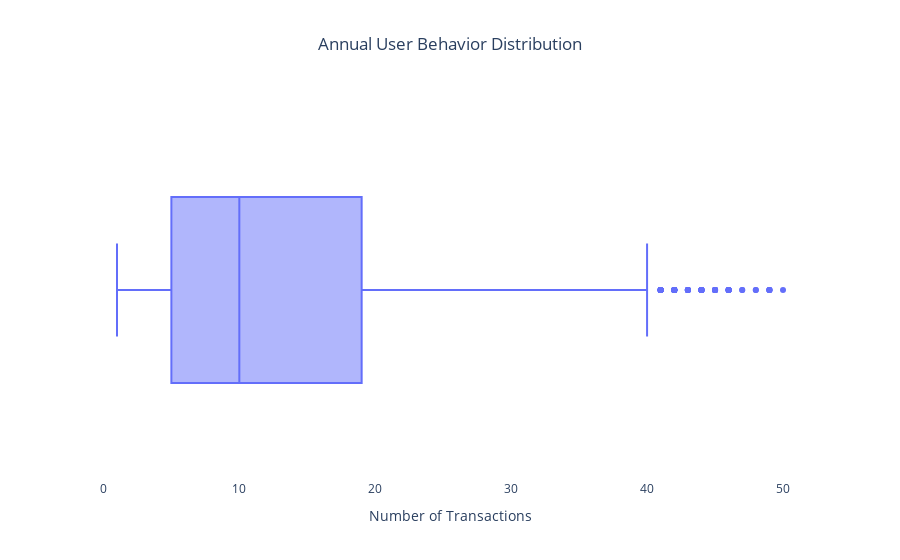

The notebook cell this image was saved under:
### Markdown cell above
# What is the behaviour of my ideal customer?

### Code cell
customer_txns = data.groupby('customerID')['txn_ID'].count().reset_index()

fig = px.box(customer_txns, x='txn_ID',
              orientation = 'h',
              title='Annual User Behavior Distribution')

fig.update_layout(
    yaxis_title='',
    xaxis_title='Number of Transactions',
    plot_bgcolor='white',
    paper_bgcolor='white',
    title_x = 0.5
)

fig.show()

### Figure 1 — Plotly figure (JSON) as saved in the notebook; plotly's stock layout.template omitted (floating-point values rounded to 4 significant figures; data arrays with more than 128 entries replaced by an {"elided": "..."} marker saying what was removed)
{"data": [{"alignmentgroup": "True", "hovertemplate": "txn_ID=%{x}<extra></extra>", "legendgroup": "", "marker": {"color": "#636efa"}, "name": "", "notched": false, "offsetgroup": "", "orientation": "h", "showlegend": false, "type": "box", "x": {"elided": "4455 int values"}, "x0": " ", "xaxis": "x", "y0": " ", "yaxis": "y"}], "layout": {"boxmode": "group", "legend": {"tracegroupgap": 0}, "paper_bgcolor": "white", "plot_bgcolor": "white", "title": {"text": "Annual User Behavior Distribution", "x": 0.5}, "xaxis": {"anchor": "y", "domain": [0, 1], "title": {"text": "Number of Transactions"}}, "yaxis": {"anchor": "x", "domain": [0, 1], "title": {"text": ""}}}}
